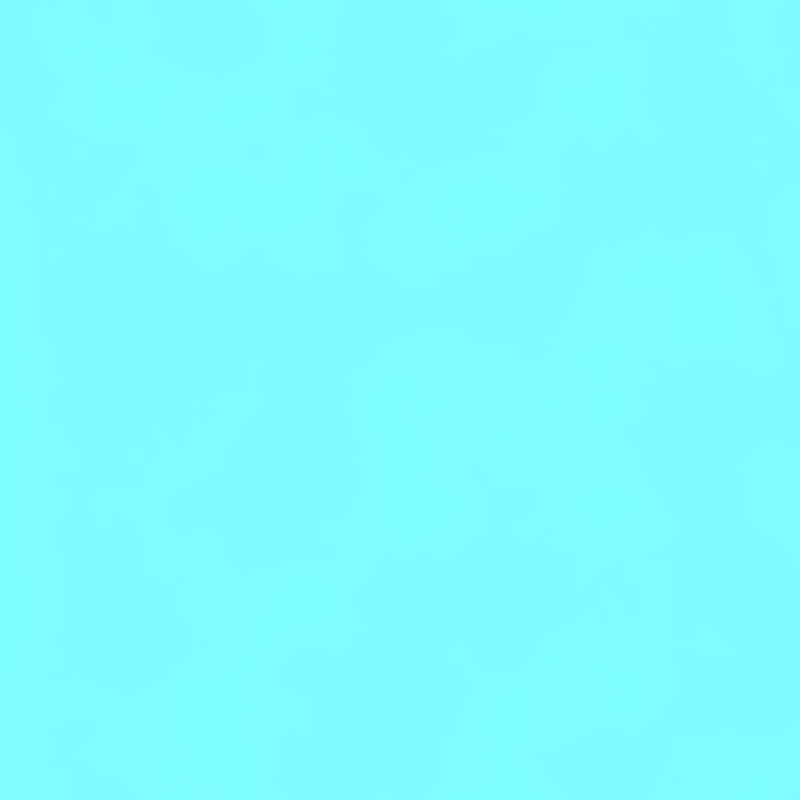
Frame 1 (no input)
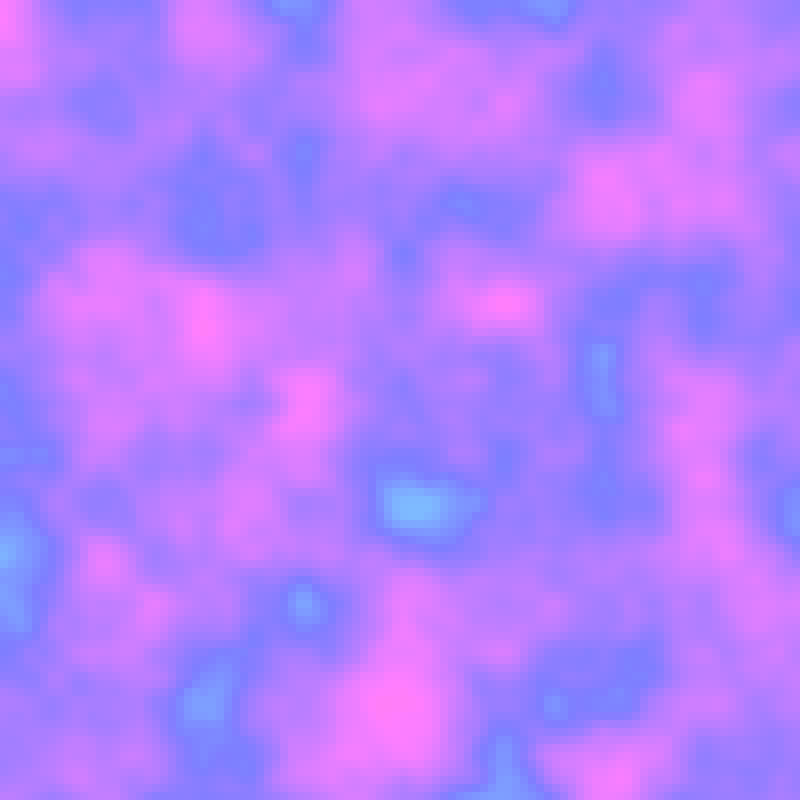
Frame 60 (the mouse pressed at the canvas centre just before this capture)
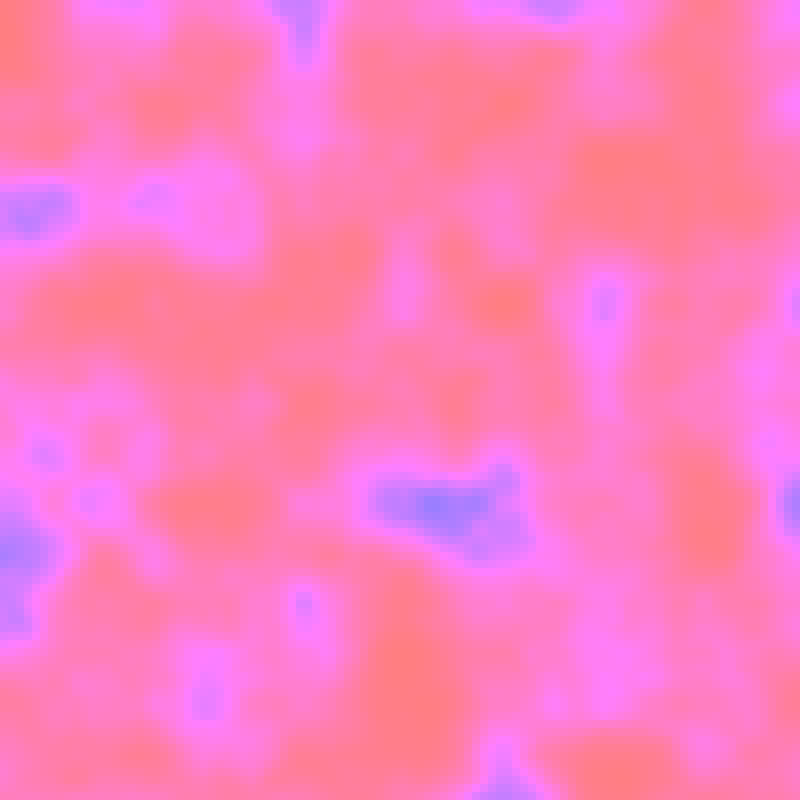
Frame 120 (the mouse held since frame 60 and released just before this capture)

The Processing sketch that drew these frames (run headless with seeded random() and noise(); from frame 60 on, the mouse is pressed at the canvas centre):

// Processing sketch: tiles_fading
// ── tiles_fading.pde
float tile_size = 8;
float tiles_across, tiles_down;
float zoff = 0;
float zoff_i = 0.01;
Tile[] tiles;

void setup() {
  size(800, 800);
  colorMode(HSB);
  tiles_across = width / tile_size;
  tiles_down = height / tile_size;

  tiles = new Tile[floor(tiles_across) * floor(tiles_down)];

  for (int x = 0; x < tiles_across; x += 1) {
    float xx = float(x) * 0.08;
    for (int y = 0; y < tiles_down; y += 1) {
      float yy = float(y) * 0.08;
      float ai = noise(xx, yy);
      ai = radians(ai);
      Tile t = new Tile(x * tile_size, y * tile_size);//, noise(xx,yy), ai);
      tiles[x + y * floor(tiles_across)] = t;
    }
  }
}

void draw() {
  background(0);
  noStroke();
  for (int i = 0; i < tiles.length; i += 1) {
    tiles[i].update();
    tiles[i].draw();
  }
  zoff += zoff_i;
}

class Tile {
  PVector pos;
  float a, ai;
  
  float c;

  Tile (float x, float y) {//, float a, float ai) {
    this.pos = new PVector(x, y);
    this.a = 0;
    setAi();
  }
  
  void setAi() {
    this.ai = radians(noise(pos.x * 0.01, zoff, pos.y * 0.01));
  }

  void update() {
    a += ai;
    a = a % TWO_PI;
    c = map(sin(a), -1, 1, 0, 255);
    setAi();
  }

  void draw() {
    fill(c, 128, 255);
    rect(pos.x, pos.y, tile_size, tile_size);
  }
}
